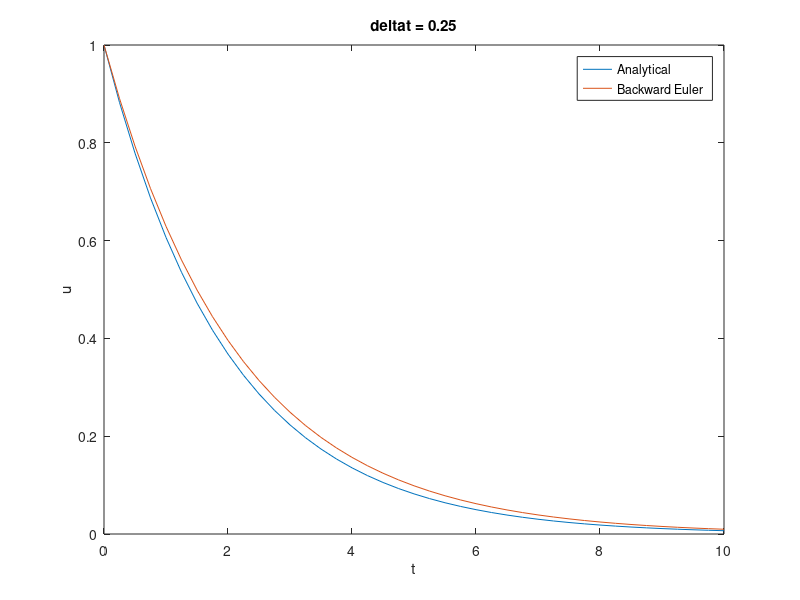

Write MATLAB code to recreate this figure.
%Alan Wang
%16.90 Pset #3 Problem 1b
%Implement Backwards Euler for Temperature Evolution

%set time steps
deltaT = 0.25;
t0 = 0;
tf = 10;
n = tf/deltaT;

%set initial condition and parameter
u0 = 1;
lambda = 0.5;

%set function f
f=@(t,y) -lambda*y;

%initialize time vector and solution vector
t = [t0 zeros(1,n)];
y = [u0 zeros(1,n)];

%compute Backwards Euler numerical solutions
for i = 1:n
    t(i+1) = t(i)+deltaT;
    ynew = y(i) + deltaT*(f(t(i),y(i)));
    y(i+1) = y(i) + deltaT*f(t(i+1),ynew);
end

%find exact solution
t_exact = [t0:deltaT:tf];
y_exact = exp(-lambda*t_exact);

%plot
plot(t_exact,y_exact,t,y)
xlabel('t')
ylabel('u')
title('deltat = 0.25')
legend('Analytical','Backward Euler')